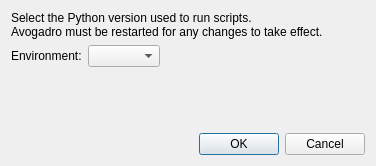
<?xml version="1.0" encoding="UTF-8"?>
<ui version="4.0">
 <class>Avogadro::QtPlugins::ConfigurePythonDialog</class>
 <widget class="QDialog" name="Avogadro::QtPlugins::ConfigurePythonDialog">
  <property name="geometry">
   <rect>
    <x>0</x>
    <y>0</y>
    <width>376</width>
    <height>166</height>
   </rect>
  </property>
  <property name="sizePolicy">
   <sizepolicy hsizetype="Preferred" vsizetype="Minimum">
    <horstretch>0</horstretch>
    <verstretch>0</verstretch>
   </sizepolicy>
  </property>
  <property name="windowTitle">
   <string>Python Settings…</string>
  </property>
  <layout class="QVBoxLayout" name="verticalLayout_2">
   <item>
    <widget class="QLabel" name="textLabel">
     <property name="text">
      <string>Select the Python version used to run scripts.
Avogadro must be restarted for any changes to take effect.</string>
     </property>
    </widget>
   </item>
   <item>
    <layout class="QHBoxLayout" name="horizontalLayout">
     <item>
      <widget class="QLabel" name="label">
       <property name="text">
        <string>Environment:</string>
       </property>
      </widget>
     </item>
     <item>
      <widget class="QComboBox" name="environmentCombo"/>
     </item>
     <item>
      <spacer name="horizontalSpacer">
       <property name="orientation">
        <enum>Qt::Horizontal</enum>
       </property>
       <property name="sizeHint" stdset="0">
        <size>
         <width>40</width>
         <height>20</height>
        </size>
       </property>
      </spacer>
     </item>
    </layout>
   </item>
   <item>
    <widget class="QtGui::FileBrowseWidget" name="browseWidget" native="true">
     <property name="enabled">
      <bool>false</bool>
     </property>
    </widget>
   </item>
   <item>
    <spacer name="verticalSpacer">
     <property name="orientation">
      <enum>Qt::Vertical</enum>
     </property>
     <property name="sizeHint" stdset="0">
      <size>
       <width>20</width>
       <height>0</height>
      </size>
     </property>
    </spacer>
   </item>
   <item>
    <widget class="QDialogButtonBox" name="buttonBox">
     <property name="orientation">
      <enum>Qt::Horizontal</enum>
     </property>
     <property name="standardButtons">
      <set>QDialogButtonBox::Cancel|QDialogButtonBox::Ok</set>
     </property>
    </widget>
   </item>
  </layout>
 </widget>
 <customwidgets>
  <customwidget>
   <class>QtGui::FileBrowseWidget</class>
   <extends>QWidget</extends>
   <header location="global">avogadro/qtgui/filebrowsewidget.h</header>
   <container>1</container>
  </customwidget>
 </customwidgets>
 <resources/>
 <connections>
  <connection>
   <sender>buttonBox</sender>
   <signal>accepted()</signal>
   <receiver>Avogadro::QtPlugins::ConfigurePythonDialog</receiver>
   <slot>accept()</slot>
   <hints>
    <hint type="sourcelabel">
     <x>248</x>
     <y>254</y>
    </hint>
    <hint type="destinationlabel">
     <x>157</x>
     <y>274</y>
    </hint>
   </hints>
  </connection>
  <connection>
   <sender>buttonBox</sender>
   <signal>rejected()</signal>
   <receiver>Avogadro::QtPlugins::ConfigurePythonDialog</receiver>
   <slot>reject()</slot>
   <hints>
    <hint type="sourcelabel">
     <x>316</x>
     <y>260</y>
    </hint>
    <hint type="destinationlabel">
     <x>286</x>
     <y>274</y>
    </hint>
   </hints>
  </connection>
 </connections>
</ui>
